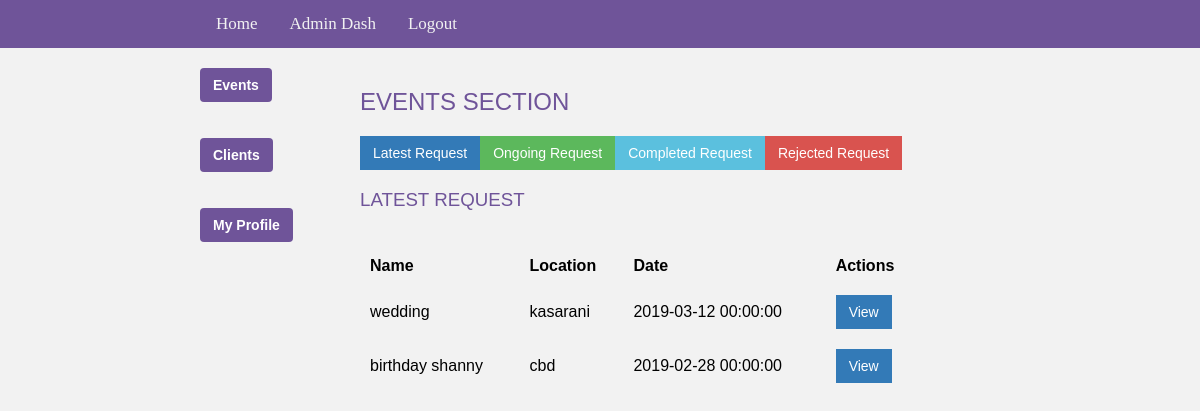
Screenshot of /admin/admin_page.php (signed in) with the database file from the repository.
### tables this page shows
CREATE TABLE `events` (
  `id` int(11) NOT NULL AUTO_INCREMENT,
  `name` varchar(100) DEFAULT NULL,
  `location` varchar(100) DEFAULT NULL,
  `date` datetime DEFAULT NULL,
  `people_count` int(11) DEFAULT NULL,
  `total_cost` varchar(100) DEFAULT NULL,
  `user_id` int(11) DEFAULT NULL,
  `created_at` timestamp NULL DEFAULT NULL,
  `updated_at` timestamp NULL DEFAULT NULL,
  `deleted_at` timestamp NULL DEFAULT NULL,
  `status` int(11) DEFAULT NULL,
  PRIMARY KEY (`id`),
  KEY `fk_events_users1_idx` (`user_id`),
  KEY `fk_events_events_status1_idx` (`status`),
  CONSTRAINT `fk_events_events_status1` FOREIGN KEY (`status`) REFERENCES `events_status` (`id`) ON DELETE CASCADE ON UPDATE CASCADE,
  CONSTRAINT `fk_events_users1` FOREIGN KEY (`user_id`) REFERENCES `users` (`id`) ON DELETE CASCADE ON UPDATE CASCADE
);

### admin/partials/lists_events.php (the view, shortened to what this page needs)
<?php
$sql = "SELECT * FROM events WHERE status = '$status_id' AND deleted_at IS NULL OR deleted_at = ''";
$latest_data = mysqli_query($conn, $sql);
?>
<div class="latest-requests-list-form">
    <table style="width:100%">
        <tr>
            <th class="">Name</th>
            <th class="">Location</th>
            <th class="">Date</th>
            <th class="">Actions</th>
        </tr>
        <?php while ($array = mysqli_fetch_row($latest_data)) { ?>
            <tr>
                <td class=""><?php echo $array[1]; ?></td>
                <td class=""><?php echo $array[2]; ?></td>
                <td class=""><?php echo $array[3]; ?></td>
                <td class=" action-btns">
                    <form action="/admin/admin_page.php" method="post">
                        <button class="btn btn-primary">View</button>
                    </form>
                </td>
            </tr>
        <?php }; ?>
    </table>
</div>

### styles/main.css (style rules this page uses)
body { margin: 0; width: 100%; height: 100%; min-height: calc(100% - 48px); background: #f2f2f2; color: #6f5499; }
* { box-sizing: border-box; }
.btn-primary { color: #fff; background-color: #337ab7; border-color: #2e6da4; }
.btn { display: inline-block; padding: 6px 12px; margin-bottom: 0; font-size: 14px; font-weight: 400; line-height: 1.42857143; text-align: center; white-space: nowrap; vertical-align: middle; -ms-touch-action: manipulation; touch-action: manipulation; cursor: pointer; -webkit-user-select: none; -moz-user-select: none; -ms-user-select: none; user-select: none; background-image: none; border: 1px solid transparent; border-radius: 4px; }
.action-btns { display: flex; }
.action-btns button { border-radius: 0; }
table { font-family: arial, sans-serif; border-collapse: collapse; width: 100%; color: black; }
td, th { text-align: left; padding: 10px; }

### rows the page displays
events: name "wedding", location "kasarani", date "2019-03-12 00:00:00"
events: name "birthday shanny", location "cbd", date "2019-02-28 00:00:00"
